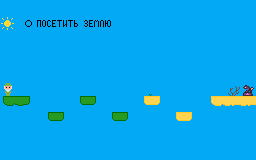

Rendered tile map (Tiled .tmx) drawn with the repository's tilesets; below, a short description and the full map source, tile grids included:
An orthogonal 16x10 tile map with 16x16 px tiles, 2 tile layers (Слой тайлов 2, Слой тайлов 1), 2 tilesets and 8 objects.

<map version="1.10" tiledversion="1.10.2" orientation="orthogonal" renderorder="right-down" width="16" height="10" tilewidth="16" tileheight="16" infinite="0" nextlayerid="4" nextobjectid="9">
 <tileset firstgid="1" source="SuperPrince.tsx" />
 <tileset firstgid="129" source="dessert.tsx" />
 <layer id="2" name="Слой тайлов 2" width="16" height="10">
  <data encoding="csv">
74,74,74,74,74,74,74,74,74,74,74,74,74,74,74,74,
74,74,74,74,74,74,74,74,74,74,74,74,74,74,74,74,
74,74,74,74,74,74,74,74,74,74,74,74,74,74,74,74,
74,74,74,74,74,74,74,74,74,74,74,74,74,74,74,74,
74,74,74,74,74,74,74,74,74,74,74,74,74,74,74,74,
74,74,74,74,74,74,74,74,74,74,74,74,74,74,74,74,
74,74,74,74,74,74,74,74,74,74,74,74,74,74,74,74,
74,74,74,74,74,74,74,74,74,74,74,74,74,74,74,74,
74,74,74,74,74,74,74,74,74,74,74,74,74,74,74,74,
74,74,74,74,74,74,74,74,74,74,74,74,74,74,74,74
</data>
 </layer>
 <objectgroup id="3" name="abc">
  <object id="1" x="0" y="96" width="32" height="16" />
  <object id="2" x="48" y="112" width="16" height="16" />
  <object id="3" x="80" y="96" width="16" height="16" />
  <object id="4" x="112" y="112" width="16" height="16" />
  <object id="5" x="144" y="96" width="16" height="16" />
  <object id="6" x="176" y="112" width="16" height="16" />
  <object id="7" x="208" y="96" width="48" height="16" />
  <object id="8" x="0" y="0" width="16" height="112" />
 </objectgroup>
 <layer id="1" name="Слой тайлов 1" width="16" height="10">
  <data encoding="csv">
0,0,0,0,0,0,0,0,0,0,0,0,0,0,0,0,
73,37,20,21,22,39,40,0,0,0,0,0,0,0,0,0,
0,0,0,0,0,0,0,0,0,0,0,0,0,0,0,0,
0,0,0,0,0,0,0,0,0,0,0,0,0,0,0,0,
0,0,0,0,0,0,0,0,0,0,0,0,0,0,0,0,
35,0,0,0,0,0,0,0,0,135,0,0,0,0,134,36,
97,99,0,0,0,100,0,0,0,140,0,0,0,137,138,138,
0,0,0,100,0,0,0,100,0,0,0,140,0,0,0,0,
0,0,0,0,0,0,0,0,0,0,0,0,0,0,0,0,
0,0,0,0,0,0,0,0,0,0,0,0,0,0,0,0
</data>
 </layer>
</map>